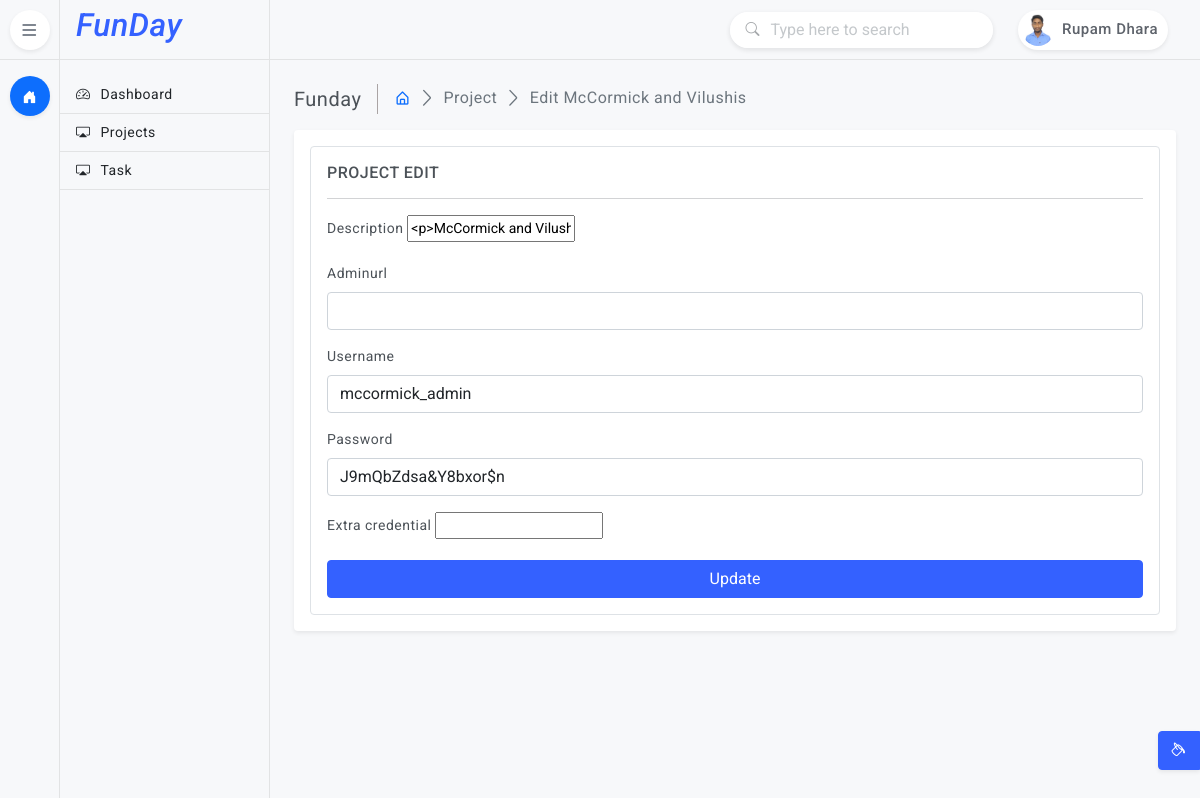
The page /project/edit/3/ (signed in) on the database as committed earlier.
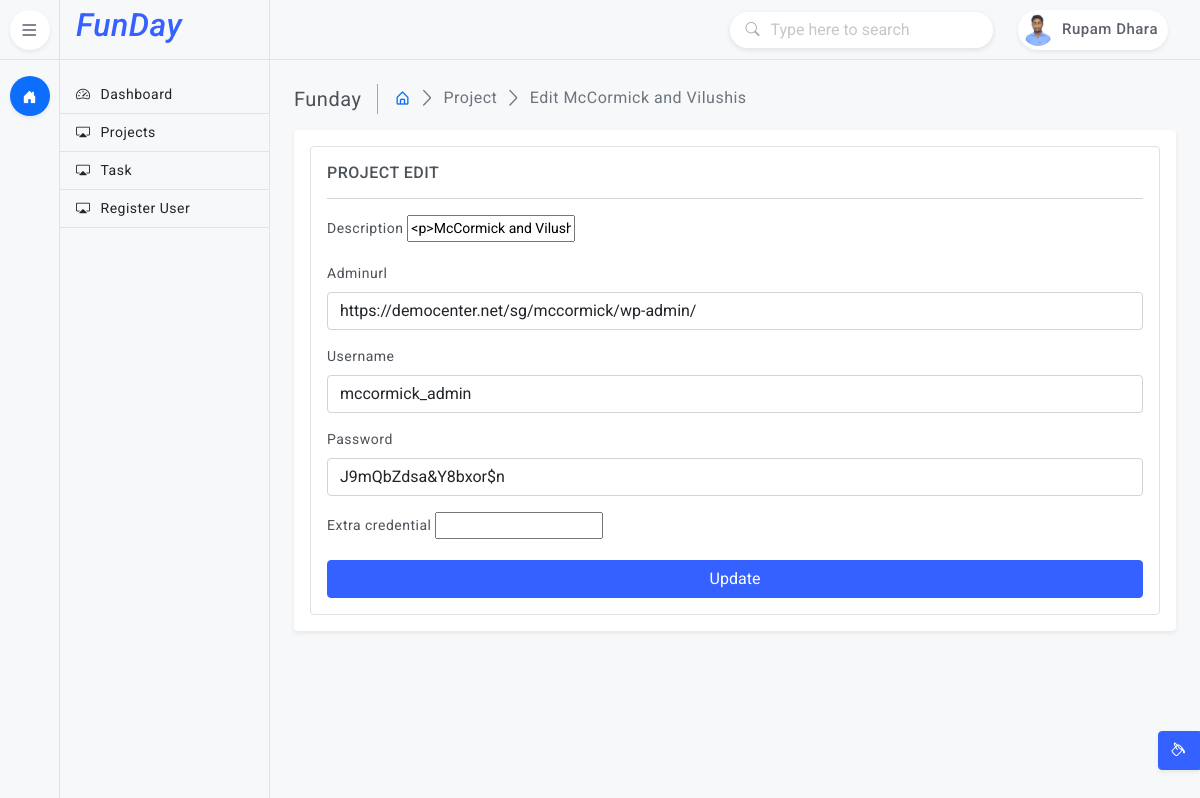
The same page on the database as committed later.
### project/models.py (models this page shows, shortened)
class Project(models.Model):
    title = models.CharField(max_length=255)
    slug = models.SlugField(default='', null=True, blank=True, max_length=100)
    associate = models.ForeignKey(Member, on_delete=models.CASCADE, null=True, blank=True)
    status = models.ForeignKey(ProjectStatus, on_delete=models.CASCADE)
    description = HTMLField(null=True, blank=True)
    url = models.URLField(default='', null=True, blank=True)
    adminurl = models.URLField(max_length=200, null=True, blank=True)
    username = models.CharField(max_length=255, default='', null=True, blank=True)
    password = models.CharField(max_length=255, default='', null=True, blank=True)
    extra_credential = HTMLField(null=True, blank=True)
    date_created = models.DateTimeField(default=datetime.now)

### project/views.py (the view)
# urls.py: path('edit/<int:id>/', views.ProjectEdit, name='projectedit'),
@login_required
def ProjectEdit(request, id):
    theme = request.session.get('inlineRadioOptions')
    post = get_object_or_404(Project, pk=id)
    if post.associate_id != request.user.id:
        return redirect('project')
    if request.method == 'POST':
        form = ProjectEditForm(request.POST, instance=post)
        if form.is_valid():
            form.save()
            return redirect('project')
    else:
        form = ProjectEditForm(instance=post)
    data = {
        'theme' : theme,
        'form' : form,
        'post' : post
    }
    return render(request, 'project-edit.html', data)

### project/forms.py
class ProjectEditForm(forms.ModelForm):
    class Meta:
        model = Project
        fields = ['description', 'adminurl', 'username', 'password', 'extra_credential']
        widgets = {
            'description' : TinyMCE(attrs={'cols': 80, 'rows': 10}),
            'extra_credential' : TinyMCE(attrs={'cols': 80, 'rows': 10}),
            'password' : forms.TextInput(attrs={'class' : 'form-control'}),
            'adminurl' : forms.TextInput(attrs={'class' : 'form-control'}),
            'username' : forms.TextInput(attrs={'class' : 'form-control'}),
        }

### templates/project-edit.html (shortened to what this page needs)
{% extends "base.html" %}
{% block 'content' %}
    <main class="page-content">
        <div class="page-breadcrumb d-none d-sm-flex align-items-center mb-3">
            <div class="breadcrumb-title pe-3">Funday</div>
            <div class="ps-3">
                <nav aria-label="breadcrumb">
                    <ol class="breadcrumb mb-0 p-0">
                        <li class="breadcrumb-item"><a href="javascript:;"><i class="bx bx-home-alt"></i></a></li>
                        <li class="breadcrumb-item active" aria-current="page">Project</li>
                        <li class="breadcrumb-item active" aria-current="page">Edit {{post.title}}</li>
                    </ol>
                </nav>
            </div>
        </div>
        <div class="card">
            <div class="card-body">
                <div class="border p-3 rounded">
                    <h6 class="mb-0 text-uppercase">Project Edit</h6>
                    <hr>
                    <form class="row g-3" method="post">
                        {% for field in form %}
                            <div class="col-12">
                                <label class="form-label" for="{{ field.id_for_label }}">{{ field.label }}</label>
                                {{ field }}
                            </div>
                        {% endfor %}
                        <div class="col-12">
                            <div class="d-grid">
                                <button type="submit" class="btn btn-primary">Update</button>
                            </div>
                        </div>
                    </form>
                </div>
            </div>
        </div>
    </main>
{% endblock 'content' %}

### templates/base.html (shortened to what the changed rows need)
<!doctype html>
{% if theme == 'dark' %}
<html lang="en" class="dark-theme">
{% else %}
<html lang="en" class="minimal-theme">
{% endif %}
<head>
    <link href="/static/plugins/simplebar/css/simplebar.css" rel="stylesheet" />
    <link href="/static/plugins/perfect-scrollbar/css/perfect-scrollbar.css" rel="stylesheet" />
    <link href="/static/plugins/datatable/css/dataTables.bootstrap5.min.css" rel="stylesheet" />
    <link href="/static/css/bootstrap.min.css" rel="stylesheet" />
    <link href="/static/css/bootstrap-extended.css" rel="stylesheet" />
    <link href="/static/css/style.css" rel="stylesheet" />
    <link href="/static/css/icons.css" rel="stylesheet">
    <link rel="stylesheet" href="https://cdnjs.cloudflare.com/ajax/libs/bootstrap-icons/1.10.5/font/bootstrap-icons.min.css" />
    <link href="/static/css/pace.min.css" rel="stylesheet" />
    <link href="/static/css/dark-theme.css" rel="stylesheet" />
    <link href="/static/css/light-theme.css" rel="stylesheet" />
    <link href="/static/css/semi-dark.css" rel="stylesheet" />
    <link href="/static/css/header-colors.css" rel="stylesheet" />
</head>
<body>
    <div class="wrapper">
        <aside class="sidebar-wrapper">
            <div class="textmenu">
                <div class="brand-logo text-center">
                    <h2 class="text-primary"><em>FunDay </em></h2>
                </div>
                <div class="tab-content">
                    <div class="tab-pane fade active show" id="pills-dashboards">
                        <div class="list-group list-group-flush">
                            <a href="{% url "home" %}" class="list-group-item"><i class="bi bi-speedometer2"></i>Dashboard</a>
                            <a href="{% url "project" %}" class="list-group-item"><i class="bi bi-cast"></i></i>Projects</a>
                            <a href="{% url "task" %}" class="list-group-item"><i class="bi bi-cast"></i></i>Task</a>
                            {% if request.user.is_staff == 1 %}<a href="{% url "registration" %}" class="list-group-item"><i class="bi bi-cast"></i></i>Register User</a>{% endif %}
                        </div>
                    </div>
                </div>
            </div>
        </aside>
        {% block 'content' %}{% endblock 'content' %}
    </div>
</body>
</html>

Rows that differ between the two databases and show on the page:
changed Member "Rupam": is_staff False → True (drawn)
changed Project "McCormick and Vilushis": adminurl (not shown) → "https://democenter.net/sg/mccormick/wp-admin/"
Other text that changed with them:
text now shown: "Register User"
